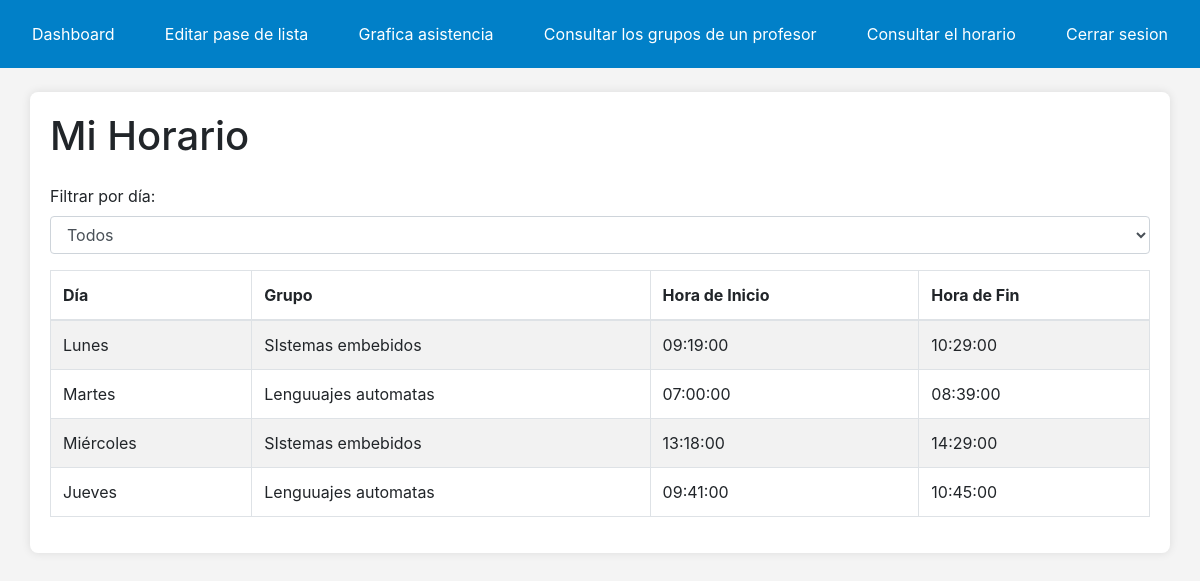
The page /consultar_horario.php (signed in) on the database its author committed.
### tables this page shows
CREATE TABLE `horarios` (
  `id` int(6) UNSIGNED NOT NULL,
  `profesor_id` int(6) UNSIGNED DEFAULT NULL,
  `dia_semana` enum('Lunes','Martes','Miércoles','Jueves','Viernes') DEFAULT NULL,
  `hora_inicio` time DEFAULT NULL,
  `hora_fin` time DEFAULT NULL,
  `grupo_id` int(6) UNSIGNED DEFAULT NULL
);

CREATE TABLE `grupos` (
  `id` int(6) UNSIGNED NOT NULL,
  `nombre_grupo` varchar(50) NOT NULL,
  `profesor_id` int(6) UNSIGNED DEFAULT NULL
);

### consultar_horario.php (the view, shortened to what this page needs)
<?php
$profesor_id = $_SESSION['user']['id'];
$servername = "localhost";
$username = "root";
$password = "";
$dbname = "rfid";
try {
    $conn = new PDO("mysql:host=$servername;dbname=$dbname", $username, $password);
    $conn->setAttribute(PDO::ATTR_ERRMODE, PDO::ERRMODE_EXCEPTION);
    $stmt = $conn->prepare("SELECT h.dia_semana, h.hora_inicio, h.hora_fin, g.nombre_grupo FROM horarios h INNER JOIN grupos g ON h.grupo_id = g.id WHERE h.profesor_id = :profesor_id ORDER BY FIELD(h.dia_semana, 'Lunes', 'Martes', 'Miércoles', 'Jueves', 'Viernes')");
    $stmt->bindParam(':profesor_id', $profesor_id, PDO::PARAM_INT);
    $stmt->execute();
    $horarios = $stmt->fetchAll(PDO::FETCH_ASSOC);
} catch(PDOException $e) {
    die("Error: " . $e->getMessage());
}
?>
<?php include('nav_profesor.php'); ?>
<!DOCTYPE html>
<html lang="en">
<head>
    <link href="https://maxcdn.bootstrapcdn.com/bootstrap/4.5.2/css/bootstrap.min.css" rel="stylesheet">
</head>
<body>
<div class="container mt-4">
    <h1 class="mb-4">Mi Horario</h1>
    <div class="mb-3">
        <label>Filtrar por día:</label>
        <select class="form-control" id="filterDay">
            <option value="all">Todos</option>
        </select>
    </div>
    <table class="table table-striped table-bordered">
        <thead>
            <tr>
                <th>Día</th>
                <th>Grupo</th>
                <th>Hora de Inicio</th>
                <th>Hora de Fin</th>
            </tr>
        </thead>
        <tbody>
            <?php foreach ($horarios as $horario): ?>
                <tr data-day="<?php echo $horario['dia_semana']; ?>">
                    <td><?php echo $horario['dia_semana']; ?></td>
                    <td><?php echo $horario['nombre_grupo']; ?></td>
                    <td><?php echo $horario['hora_inicio']; ?></td>
                    <td><?php echo $horario['hora_fin']; ?></td>
                </tr>
            <?php endforeach; ?>
        </tbody>
    </table>
</div>
</body>
</html>

### nav_profesor.php (shortened to what this page needs)
<!DOCTYPE html>
<html lang="en">
<head>
</head>
<body>
    <div class="navbar">
        <a href="dashboard_profesor.php">Dashboard</a>
        <a href="editar_pase_lista.php">Editar pase de lista</a>
        <a href="grafica_asistencia.php">Grafica asistencia </a>
        <a href="grupos_profesor.php">Consultar los grupos de un profesor</a>
        <a href="consultar_horario.php">Consultar el horario</a>
        <a href="#" onclick="confirmLogout()">Cerrar sesion</a>
    </div>
</body>
</html>

### nav_profesor.php (style rules this page uses)
.navbar { background-color: #0180C8; overflow: hidden; }
.navbar a { float: left; display: block; color: white; text-align: center; padding: 14px 16px; text-decoration: none; }

### consultar_horario.php (style rules this page uses)
body { background-color: #f4f4f4; }
.container { background-color: #fff; padding: 20px; border-radius: 8px; box-shadow: 0 0 10px rgba(0, 0, 0, 0.1); }

### rows shown on the page
horarios: dia_semana "Lunes", grupo.nombre_grupo "SIstemas embebidos", hora_inicio "09:19:00", hora_fin "10:29:00"
horarios: dia_semana "Martes", grupo.nombre_grupo "Lenguuajes automatas", hora_inicio "07:00:00", hora_fin "08:39:00"
horarios: dia_semana "Miércoles", grupo.nombre_grupo "SIstemas embebidos", hora_inicio "13:18:00", hora_fin "14:29:00"
horarios: dia_semana "Jueves", grupo.nombre_grupo "Lenguuajes automatas", hora_inicio "09:41:00", hora_fin "10:45:00"
